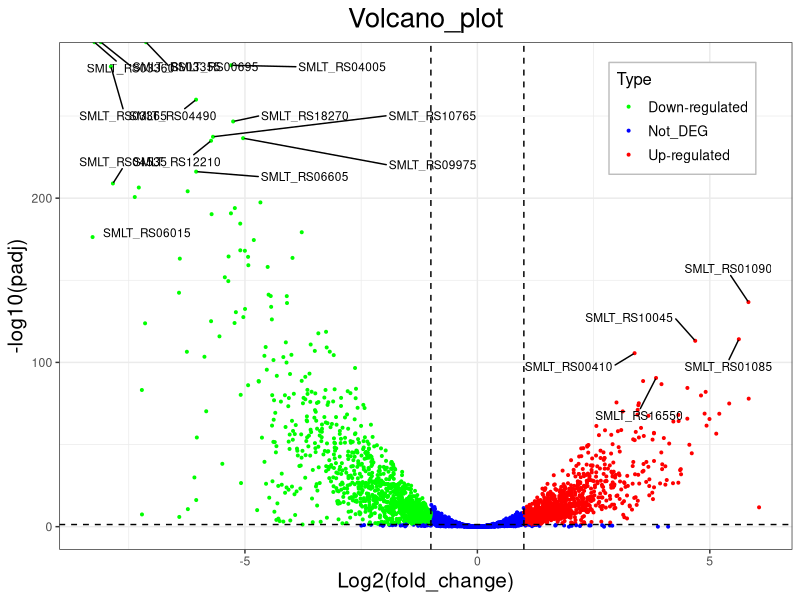
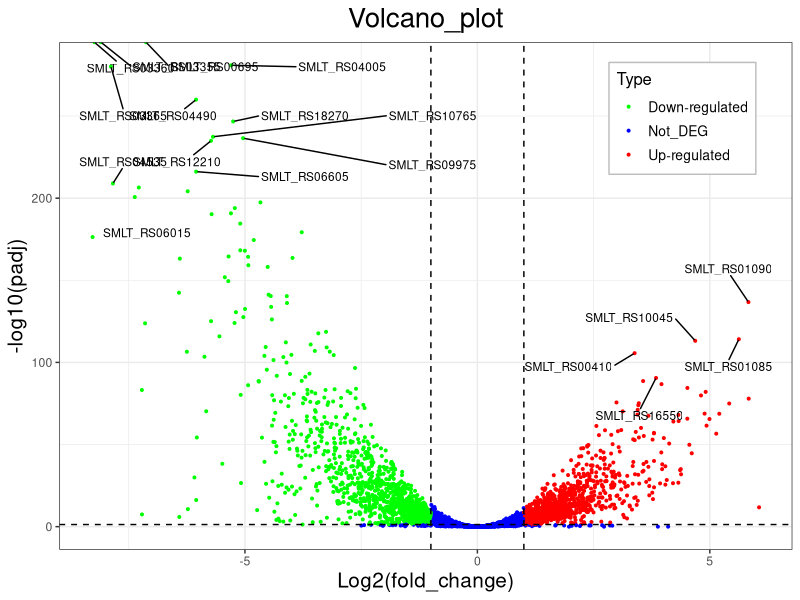

Write R code to recreate these figures, in order.
library("ggplot2")
library("tidyverse")
library("ggrepel")

### VOLCANO PLOT ### 
table <- read.table("Mutant_vs_WildType_results.txt", header=TRUE, sep="\t", stringsAsFactors=FALSE)

table$"log2(FoldChange)" <- NA
table$"-log10(padj)" <- NA
table$DEGs <- NA
table$Significance <- NA
table$Type <- NA

for (i in 1:nrow(table)) {
  value1 <- log2(table$FoldChange[i])
  value2 <- -log10(table$padj[i])
  table$`log2(FoldChange)`[i] <- value1
  table$`-log10(padj)`[i] <- value2
  if (table$`log2(FoldChange)`[i]>=1){
    table$DEGs[i] <- "Overexpressed"
  } else if (table$`log2(FoldChange)`[i]<=-1){
    table$DEGs[i] <- "Underexpressed"
  } else {
    table$DEGs[i] <- "Not_DEG"
  }
}    

for (i in 1:nrow(table)) {
  if (table$`-log10(padj)`[i]>=1.3){
    table$Significance[i] <- "Significant"
  } else {
    table$Significance[i] <- "Non_Significant"
  }
}   

for (i in 1:nrow(table)){
  if (table$DEGs[i] == "Overexpressed" && table$Significance[i] == "Significant"){
    table$Type[i] <- "Up-regulated"
  } else if (table$DEGs[i] == "Underexpressed" && table$Significance[i] == "Significant"){
    table$Type[i] <- "Down-regulated"
  } else {
    table$Type[i] <- "Not_DEG"
  }
}

volcano_plot <- ggplot(data = table, mapping = aes(x = log2(FoldChange), y = -log10(padj), colour = Type)) +
  geom_point(size=0.7) +
  geom_vline(xintercept = -1, linetype = "dashed", color = "black") +  # Vertical line at x=3
  geom_vline(xintercept = 1, linetype = "dashed", color = "black") +
  geom_hline(yintercept = 1.3, linetype = "dashed", color = "black") +
  labs(title = "Volcano_plot",
       x = "Log2(fold_change)",
       y = "-log10(padj)") +
  geom_text_repel(
    data = subset(table, abs(log2(FoldChange)) > 1 & -log10(padj) > 90),  # Optional filter
    aes(label = Locus_tag),  # Column with labels
    size = 3,
    color = "black",
    box.padding = 1,  # Adjust spacing
    max.overlaps = 15  # Increase if some labels are missing
  ) +
  scale_color_manual(values = c("green", "blue", "red")) +
  theme_bw() +
  theme(
    axis.title.x = element_text(size = 15,hjust = 0.5),
    axis.title.y = element_text(size = 15,hjust = 0.5),
    plot.title = element_text(size = 20,hjust = 0.5),
    legend.text = element_text(size=10),
    legend.title = element_text(size=12),
    legend.position = c(0.85, 0.85),
    legend.background = element_rect(fill = "white", color = "gray")
  )
print(volcano_plot)
ggsave(filename = "volcano_plot.png", plot = volcano_plot, width = 10, height = 10, bg = "white")
